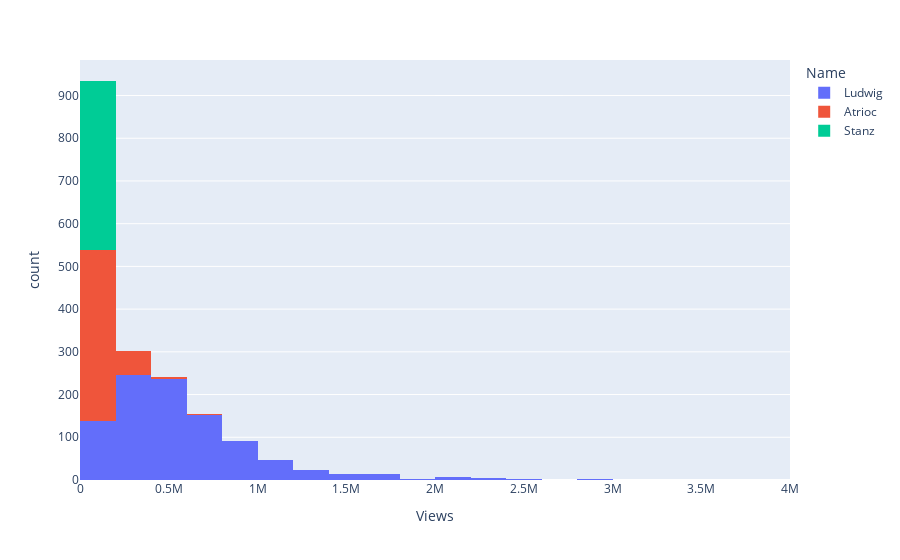

Source (notebook cell):
### Markdown cell above
Plot the distribution of views from the data

### Code cell
fig = px.histogram(df, x="Views", nbins=20, color="Name")
fig.show()

### Figure 1 — Plotly figure (JSON) as saved in the notebook; plotly's stock layout.template omitted (floating-point values rounded to 4 significant figures; data arrays with more than 128 entries replaced by an {"elided": "..."} marker saying what was removed)
{"data": [{"alignmentgroup": "True", "bingroup": "x", "hovertemplate": "Name=Ludwig<br>Views=%{x}<br>count=%{y}<extra></extra>", "legendgroup": "Ludwig", "marker": {"color": "#636efa", "pattern": {"shape": ""}}, "name": "Ludwig", "nbinsx": 20, "offsetgroup": "Ludwig", "orientation": "v", "showlegend": true, "type": "histogram", "x": {"elided": "980 int values"}, "xaxis": "x", "yaxis": "y"}, {"alignmentgroup": "True", "bingroup": "x", "hovertemplate": "Name=Atrioc<br>Views=%{x}<br>count=%{y}<extra></extra>", "legendgroup": "Atrioc", "marker": {"color": "#EF553B", "pattern": {"shape": ""}}, "name": "Atrioc", "nbinsx": 20, "offsetgroup": "Atrioc", "orientation": "v", "showlegend": true, "type": "histogram", "x": {"elided": "465 int values"}, "xaxis": "x", "yaxis": "y"}, {"alignmentgroup": "True", "bingroup": "x", "hovertemplate": "Name=Stanz<br>Views=%{x}<br>count=%{y}<extra></extra>", "legendgroup": "Stanz", "marker": {"color": "#00cc96", "pattern": {"shape": ""}}, "name": "Stanz", "nbinsx": 20, "offsetgroup": "Stanz", "orientation": "v", "showlegend": true, "type": "histogram", "x": {"elided": "396 int values"}, "xaxis": "x", "yaxis": "y"}], "layout": {"barmode": "relative", "legend": {"title": {"text": "Name"}, "tracegroupgap": 0}, "margin": {"t": 60}, "xaxis": {"anchor": "y", "domain": [0, 1], "title": {"text": "Views"}}, "yaxis": {"anchor": "x", "domain": [0, 1], "title": {"text": "count"}}}}
